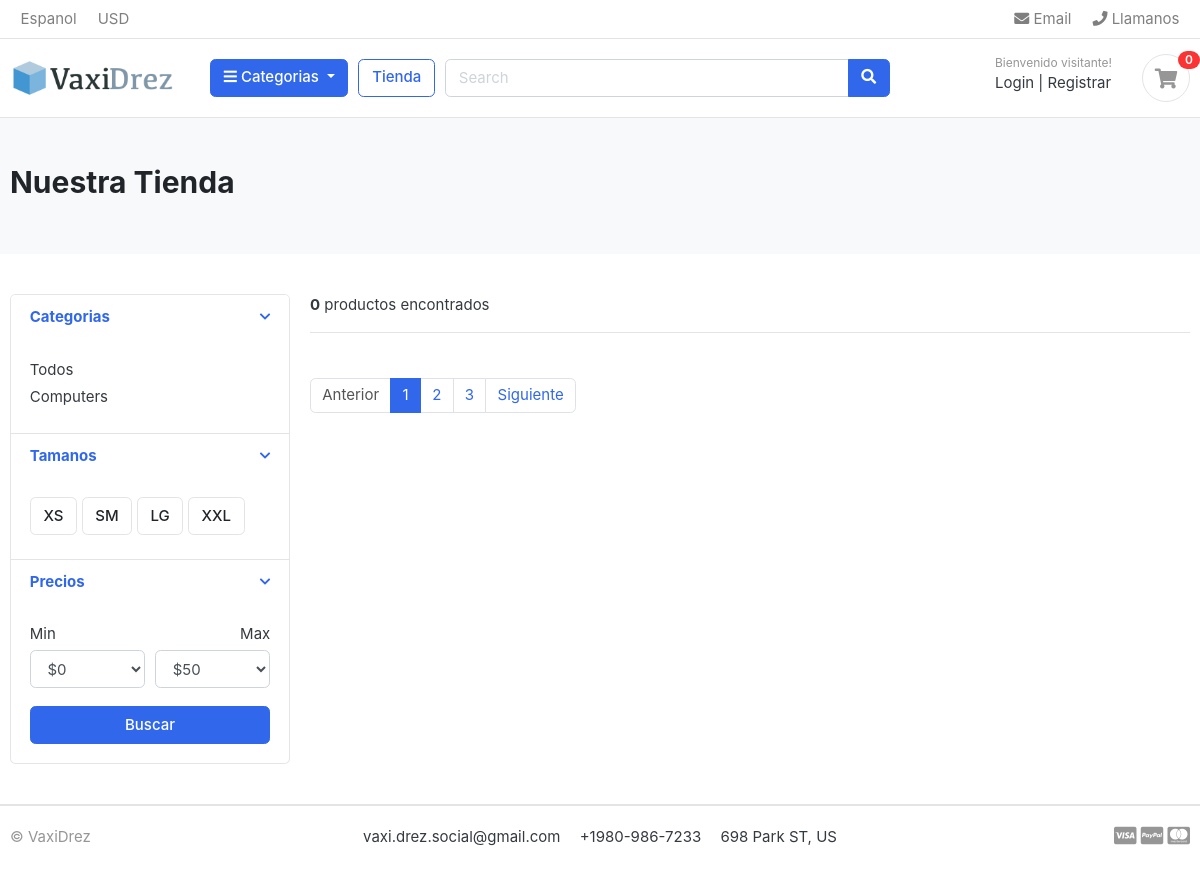
The page /store/ on the database as committed earlier.
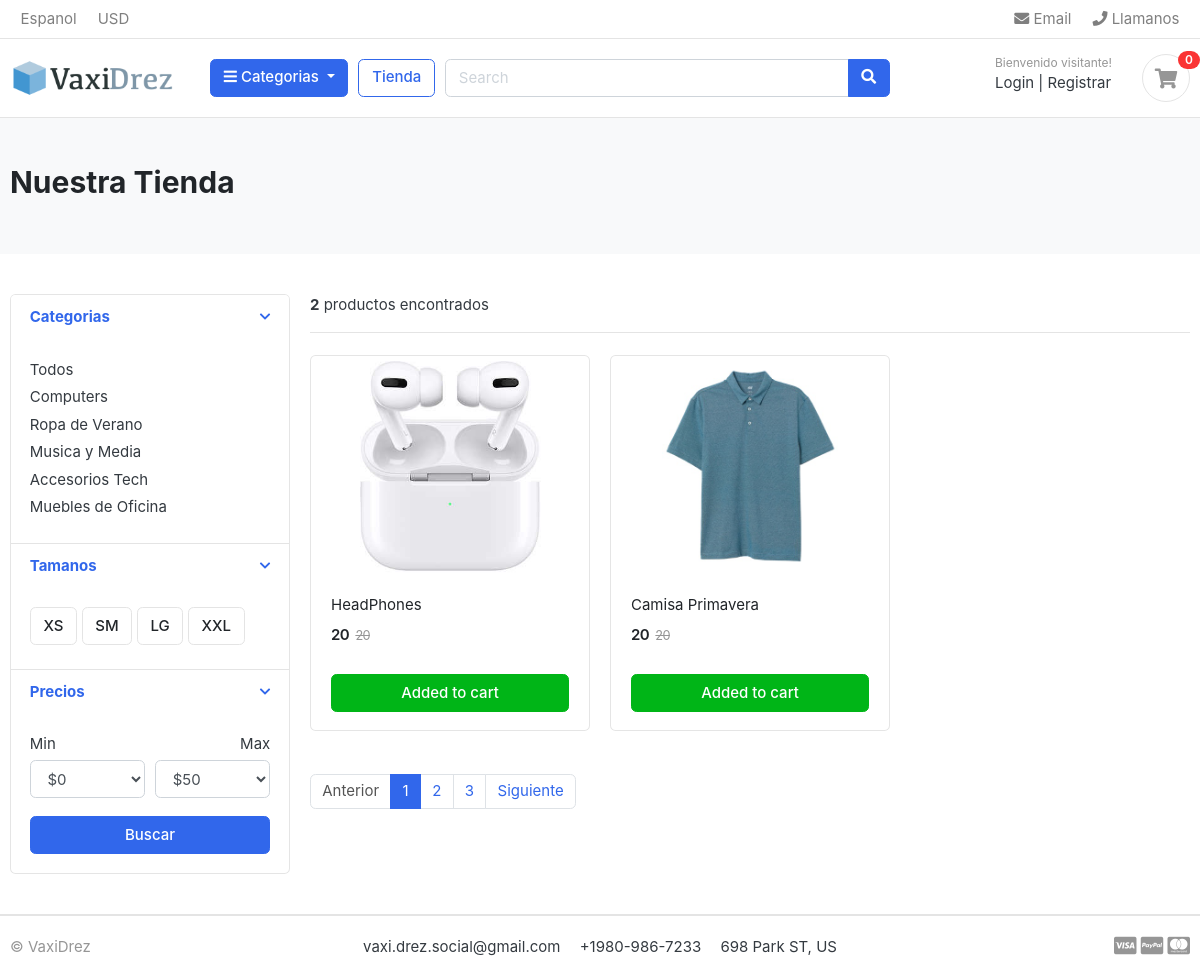
The same page on the database as committed later.
### category/models.py (models this page shows, shortened)
class Category (models.Model):
    category_name = models.CharField(max_length=20, unique=True)
    decription = models.CharField(max_length=255, blank=True)
    slug = models.CharField(max_length=100, unique=True)
    cat_image = models.ImageField(upload_to = 'photos/categories', blank = True)
    class Meta():
        verbose_name = 'category'
        verbose_name_plural = 'categories'
    def get_url(self):
        return reverse('products_by_category', args=[self.slug])

### store/models.py (models this page shows, shortened)
class Product(models.Model):
    product_name = models.CharField(max_length=200, unique=True)
    slug = models.CharField(max_length=200, unique=True)
    description = models.CharField(max_length=200, unique=True)
    price = models.IntegerField()
    images = models.ImageField(upload_to='photos/products')
    stock = models.IntegerField()
    is_available = models.BooleanField(default=True)
    category = models.ForeignKey(Category,on_delete=models.CASCADE)
    created_at = models.DateTimeField(auto_now_add=True)
    modified_at = models.DateTimeField(auto_now=True)
    def get_url(self):
        return reverse('product_detail', args=[self.category.slug, self.slug])

### store/views.py (the view)
# urls.py: path('store/', include('store.urls')),
def store(request, category_slug = None):
    categories=None
    products=None
    if category_slug != None :
        categories = get_object_or_404(Category, slug=category_slug )
        products = Product.objects.filter(category=categories,is_available=True)
        products_count = products.count()
    else:
        products = Product.objects.all().filter(is_available=True)
        products_count = products.count()
    data = {
        'products': products,
        'products_count':products_count
    }
    return render(request,'store/store.html',data)

### category/context_preprocessor.py (called while the page is built)
def menu_list(request):
    links = Category.objects.all()
    return dict(links=links)

### templates/store/store.html (shortened to what this page needs)
{% extends 'base.html' %}
{% block content %}
<section class="section-pagetop bg">
    <div class="container">
        <h2 class="title-page">Nuestra Tienda</h2>
    </div>
    </section>
<section class="section-content padding-y">
    <div class="container">
    <div class="row">
        <aside class="col-md-3">
    <div class="card">
        <article class="filter-group">
            <header class="card-header">
                <a href="#" data-toggle="collapse" data-target="#collapse_1" aria-expanded="true" class="">
                    <i class="icon-control fa fa-chevron-down"></i>
                    <h6 class="title">Categorias</h6>
                </a>
            </header>
            <div class="filter-content collapse show" id="collapse_1" style="">
                <div class="card-body">
                    <ul class="list-menu">
                    <li><a href="{% url 'store' %}">Todos</a></li>
                    {% for link in links %}
                        <li><a href="{{link.get_url}}">{{link.category_name}}</a></li>
                    {% endfor %}
                    </ul>
                </div>
            </div>
        </article>
        <article class="filter-group">
            <header class="card-header">
                <a href="#" data-toggle="collapse" data-target="#collapse_4" aria-expanded="true" class="">
                    <i class="icon-control fa fa-chevron-down"></i>
                    <h6 class="title">Tamanos </h6>
                </a>
            </header>
            <div class="filter-content collapse show" id="collapse_4" style="">
                <div class="card-body">
                  <label class="checkbox-btn">
                    <span class="btn btn-light"> XS </span>
                  </label>
                  <label class="checkbox-btn">
                    <span class="btn btn-light"> SM </span>
                  </label>
                  <label class="checkbox-btn">
                    <span class="btn btn-light"> LG </span>
                  </label>
                  <label class="checkbox-btn">
                    <span class="btn btn-light"> XXL </span>
                  </label>
            </div>
            </div>
        </article>
        <article class="filter-group">
            <header class="card-header">
                <a href="#" data-toggle="collapse" data-target="#collapse_3" aria-expanded="true" class="">
                    <i class="icon-control fa fa-chevron-down"></i>
                    <h6 class="title">Precios </h6>
                </a>
            </header>
            <div class="filter-content collapse show" id="collapse_3" style="">
                <div class="card-body">
                    <div class="form-row">
                    <div class="form-group col-md-6">
                      <label>Min</label>
                          <select class="mr-2 form-control">
                            <option value="0">$0</option>
                        </select>
                    </div>
                    <div class="form-group text-right col-md-6">
                      <label>Max</label>
                          <select class="mr-2 form-control">
                            <option value="50">$50</option>
                        </select>
                    </div>
                    </div>
                    <button class="btn btn-block btn-primary">Buscar</button>
                </div>
            </div>
        </article>
    </div>
        </aside>
        <main class="col-md-9">
    <header class="border-bottom mb-4 pb-3">
            <div class="form-inline">
                <span class="mr-md-auto"><b>{{products_count}}</b> productos encontrados</span>
            </div>
    </header>
    <div class="row">
        {% for product in products %}
        <div class="col-md-4">
            <figure class="card card-product-grid">
                <div class="img-wrap">
                    <img src="{{product.images.url}}">
                </div>
                <figcaption class="info-wrap">
                    <div class="fix-height">
                        <a href="{{ product.get_url }}" class="title">{{product.product_name}}</a>
                        <div class="price-wrap mt-2">
                            <span class="price">{{product.price}}</span>
                            <del class="price-old">{{product.price}}</del>
                        </div>
                    </div>
                    <a href="#" class="btn btn-block btn-success">Added to cart </a>
                </figcaption>
            </figure>
        </div>
        {% endfor %}
    </div>
    <nav class="mt-4" aria-label="Page navigation sample">
      <ul class="pagination">
        <li class="page-item disabled"><a class="page-link" href="#">Anterior</a></li>
        <li class="page-item active"><a class="page-link" href="#">1</a></li>
        <li class="page-item"><a class="page-link" href="#">2</a></li>
        <li class="page-item"><a class="page-link" href="#">3</a></li>
        <li class="page-item"><a class="page-link" href="#">Siguiente</a></li>
      </ul>
    </nav>
        </main>
    </div>
    </div>
    </section>
{% endblock %}

### templates/base.html (shortened to what this page needs)
{% load static %}
<!DOCTYPE HTML>
<html lang="en">
<head>
<link href="{% static 'css/bootstrap.css' %}" rel="stylesheet" type="text/css"/>
<link href="{% static 'fonts/fontawesome/css/all.min.css' %}" type="text/css" rel="stylesheet">
<link href="{% static 'css/ui.css' %}" rel="stylesheet" type="text/css"/>
<link href="{% static 'css/responsive.css' %}" rel="stylesheet" media="only screen and (max-width: 1200px)" />
</head>
<body>
{% include 'includes/navbar.html' %}
    {% block content %}
    {% endblock %}
{% include 'includes/footer.html' %}

### templates/includes/navbar.html (shortened to what this page needs)
{% load static %}
<header class="section-header">
    <nav class="navbar p-md-0 navbar-expand-sm navbar-light border-bottom">
    <div class="container">
      <div class="collapse navbar-collapse" id="navbarTop4">
        <ul class="navbar-nav mr-auto">
            <li class="nav-item dropdown">
                 <a href="#" class="nav-link">   Espanol </a>
            </li>
            <li class="nav-item dropdown">
                <a href="#" class="nav-link"> USD </a>
            </li>
        </ul>
        <ul class="navbar-nav">
            <li><a href="#" class="nav-link"> <i class="fa fa-envelope"></i> Email </a></li>
            <li><a href="#" class="nav-link"> <i class="fa fa-phone"></i> Llamanos</a></li>
        </ul>
      </div>
    </div>
    </nav>
    <section class="header-main border-bottom">
        <div class="container">
    <div class="row align-items-center">
        <div class="col-lg-2 col-md-3 col-6">
            <a href="{% url 'home' %}" class="brand-wrap">
                <img class="logo" src="{% static './images/logo01.png' %}">
            </a>
        </div>
        <div class="col-lg col-sm col-md col-6 flex-grow-0">
            <div class="category-wrap dropdown d-inline-block float-right">
                <button type="button" class="btn btn-primary dropdown-toggle" data-toggle="dropdown">
                    <i class="fa fa-bars"></i> Categorias
                </button>
            </div>
        </div>
        <a href="{% url 'store' %}" class="btn btn-outline-primary">Tienda</a>
        <div class="col-lg  col-md-6 col-sm-12 col">
            <form action="#" class="search">
                <div class="input-group w-100">
                    <input type="text" class="form-control" style="width:60%;" placeholder="Search">
                    <div class="input-group-append">
                      <button class="btn btn-primary" type="submit">
                        <i class="fa fa-search"></i>
                      </button>
                    </div>
                </div>
            </form>
        </div>
        <div class="col-lg-3 col-sm-6 col-8 order-2 order-lg-3">
                    <div class="d-flex justify-content-end mb-3 mb-lg-0">
                        <div class="widget-header">
                            <small class="title text-muted">Bienvenido visitante!</small>
                            <div>
                                <a href="./signin.html">Login</a> <span class="dark-transp"> | </span>
                                <a href="./register.html"> Registrar</a>
                            </div>
                        </div>
                        <a href="./cart.html" class="widget-header pl-3 ml-3">
                            <div class="icon icon-sm rounded-circle border"><i class="fa fa-shopping-cart"></i></div>
                            <span class="badge badge-pill badge-danger notify">0</span>
                        </a>
                    </div>
                </div>
    </div>
        </div>
    </section>
    </header>

### templates/includes/footer.html
<footer class="section-footer border-top">
	<div class="container">
		<section class="footer-bottom border-top row">
			<div class="col-md-2">
				<p class="text-muted"> &copy VaxiDrez </p>
			</div>
			<div class="col-md-8 text-md-center">
				<span  class="px-2">vaxi.drez.social@gmail.com</span>
				<span  class="px-2">+1980-986-7233</span>
				<span  class="px-2">698 Park ST, US</span>
			</div>
			<div class="col-md-2 text-md-right text-muted">
				<i class="fab fa-lg fa-cc-visa"></i>
				<i class="fab fa-lg fa-cc-paypal"></i>
				<i class="fab fa-lg fa-cc-mastercard"></i>
			</div>
		</section>
	</div>
</footer>

### static/css/ui.css (style rules this page uses)
html { font-family: "Inter", sans-serif; font-size: 15px; }
.img-wrap { text-align: center; display: block; }
.img-wrap img { max-width: 100%; }
.price-wrap { letter-spacing: -0.7px; }
.icon-xs, .icon-sm, .icon-md, .icon-lg { display: inline-block; text-align: center; flex-shrink: 0; flex-grow: 0; }
.icon-sm { width: 48px; height: 48px; line-height: 48px !important; font-size: 20px; }
.padding-y { padding-top: 40px; padding-bottom: 40px; }
figure { margin-bottom: 0; }
article:after, .form-group:after { display: block; clear: both; content: ""; }
.bg { background-color: #f8f9fa; }
.title-page { color: #212529; }
p:last-child { margin-bottom: 0; }
.header-main { position: relative; padding-top: 1rem; padding-bottom: 1rem; }
.brand-wrap .logo, .navbar-brand .logo { margin-right: 7px; max-height: 42px; display: inline-block; }
.widget-header { display: inline-block; vertical-align: middle; position: relative; }
.widget-header a { color: #343a40; }
.widget-header i { color: #969696; }
.widget-header .title { display: block; }
.widget-header .notify { position: absolute; top: -3px; right: -10px; }
.footer-bottom { padding-top: 20px; padding-bottom: 20px; }
.btn-light { background-color: #fff; border-color: #e4e4e4; }
[class*=list-] li:after { visibility: hidden; display: block; content: ""; overflow: hidden; height: 0; clear: both; }
.list-menu { list-style: none; margin: 0; padding-left: 0; }
.list-menu li { margin-bottom: 5px; }
.list-menu a { color: #343a40; }
[class*=card-product] a.title { color: #212529; display: block; }
[class*=card-product] .img-wrap { overflow: hidden; position: relative; }
[class*=card-product] .img-wrap img { height: 100%; max-width: 100%; width: auto; display: inline-block; -o-object-fit: cover; object-fit: cover; }
.card-product-grid { margin-bottom: 20px; }
.card-product-grid .img-wrap { border-radius: 0.2rem 0.2rem 0 0; height: 220px; }
.card-product-grid .info-wrap { overflow: hidden; padding: 18px 20px; }
.card-product-grid .fix-height { height: 80px; overflow: hidden; }
.card .img-wrap { overflow: hidden; }
.notify { position: absolute; top: -4px; right: -10px; display: inline-block; padding: 0.25em 0.6em; font-size: 12px; line-height: 1; text-align: center; border-radius: 3rem; color: #fff; background-color: #fa3434; }
.price { font-weight: 600; color: #212529; }
.price-old { color: #969696; margin-left: 3px; font-size: 85%; }
.icon-control { margin-top: 5px; float: right; font-size: 80%; }
.card-header .title { margin-bottom: 0; line-height: 1.5; }
.filter-group { border-bottom: 1px solid #e4e4e4; }
.filter-group .card-header { border-bottom: 0; }
.filter-group:last-child { border-bottom: 0; }
.checkbox-btn { position: relative; }
.section-pagetop { padding: 45px 0; }

Rows that differ between the two databases and show on the page:
added Category: category_name "Ropa de Verano"
added Category: category_name "Musica y Media"
added Category: category_name "Accesorios Tech"
added Category: category_name "Muebles de Oficina"
added Product: images (picture), product_name "HeadPhones", price "20"
added Product: images (picture), product_name "Camisa Primavera", price "20"
Other text that changed with them:
{{ products_count }}: "0" → "2"
